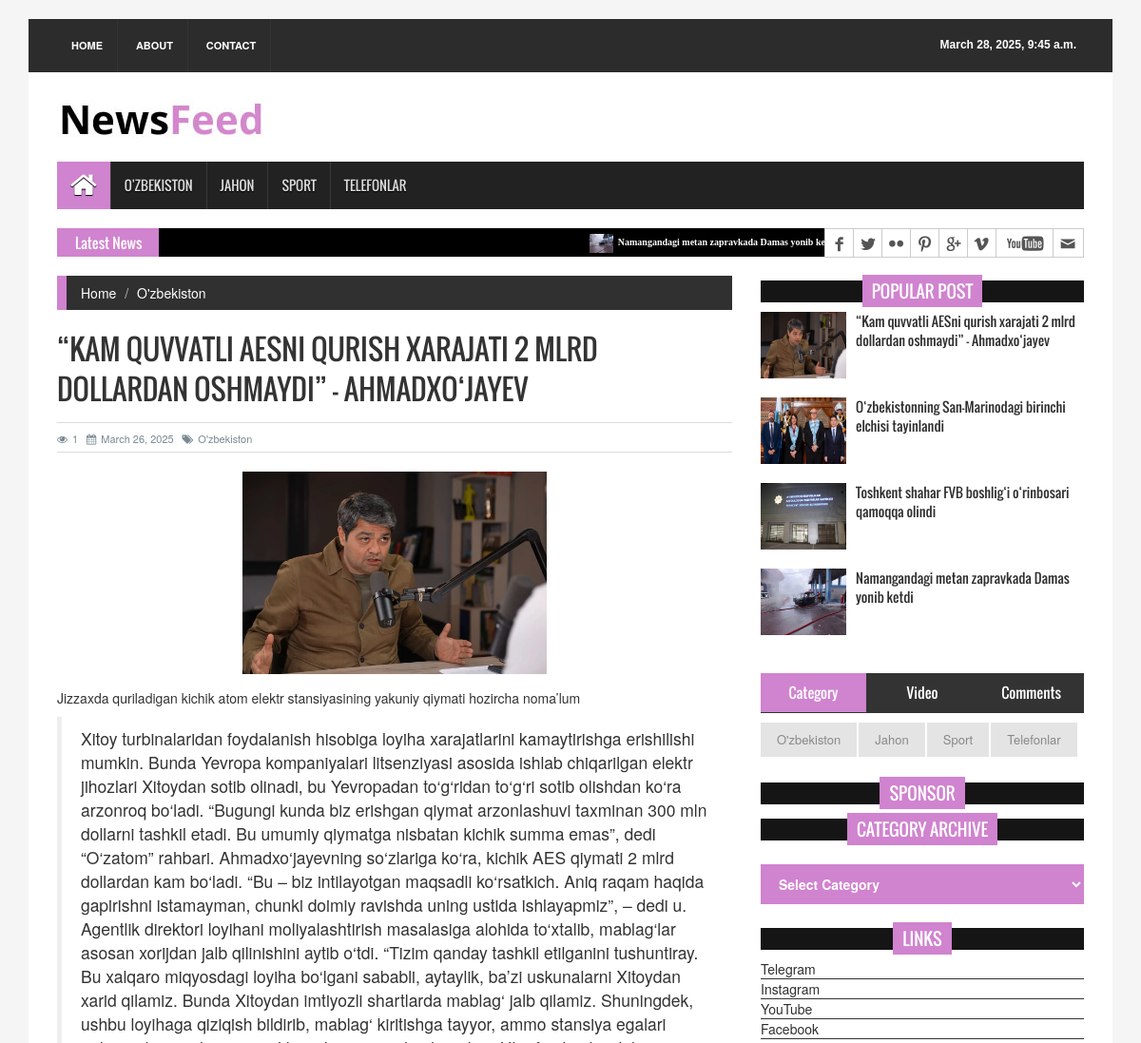
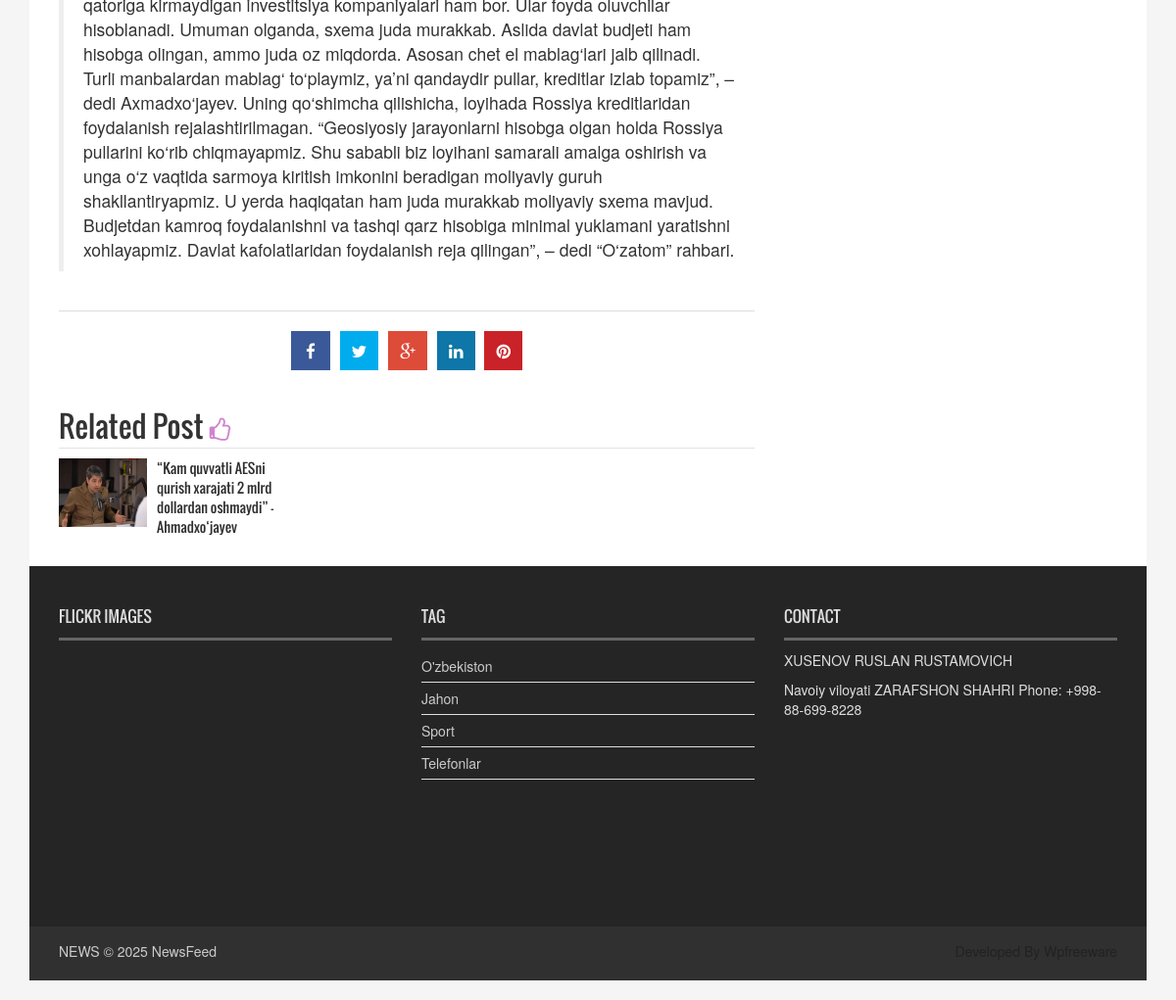
The page /detail/2/ on the database its author committed (2 pictures, top to bottom).
### news24/models.py (models this page shows, shortened)
class Category(models.Model):
    name = models.CharField(max_length=100)
    is_active = models.BooleanField()
    def __str__(self):
        return self.name

class News(models.Model):
    title = models.CharField(max_length=200)
    short_desc = models.CharField(max_length=200)
    description = models.TextField()
    date = models.DateTimeField(auto_now_add=True)
    views = models.PositiveIntegerField()
    image = models.ImageField(upload_to='media/')
    category = models.ForeignKey(Category, on_delete=models.CASCADE)

### news24/views.py (the view)
# urls.py: path('detail/<int:pk>/', detail, name='detail'),
def detail(request, pk):
    new = News.objects.get(pk=pk)
    news = News.objects.filter(category__name=new.category).order_by('-date')
    popular_news = News.objects.filter(category__name=new.category).order_by('-views')
    sponsor = Sponsor.objects.all()
    new.views += 1
    new.save()
    context = {
        'ctg': get_category(),
        'new': new,
        'news': news,
        'popular_news': popular_news[:4],
        'date': get_date(),
        'sponsor': sponsor,
    }
    return render(request, 'single_page.html', context)

### news24/views.py (called while the page is built)
def get_date():
    return datetime.datetime.today()

def get_category():
    return Category.objects.all()

### templates/single_page.html (shortened to what this page needs)
<!DOCTYPE html>
<html>
{% load static %}
<head>
<link rel="stylesheet" type="text/css" href="{% static 'assets/css/bootstrap.min.css' %}">
<link rel="stylesheet" type="text/css" href="{% static 'assets/css/font-awesome.min.css' %}">
<link rel="stylesheet" type="text/css" href="{% static 'assets/css/animate.css' %}">
<link rel="stylesheet" type="text/css" href="{% static 'assets/css/font.css' %}">
<link rel="stylesheet" type="text/css" href="{% static 'assets/css/li-scroller.css' %}">
<link rel="stylesheet" type="text/css" href="{% static 'assets/css/slick.css' %}">
<link rel="stylesheet" type="text/css" href="{% static 'assets/css/jquery.fancybox.css' %}">
<link rel="stylesheet" type="text/css" href="{% static 'assets/css/theme.css' %}">
<link rel="stylesheet" type="text/css" href="{% static 'assets/css/style.css' %}">
</head>
<body>
<div class="container">
  <header id="header">
    <div class="row">
      <div class="col-lg-12 col-md-12 col-sm-12">
        <div class="header_top">
          <div class="header_top_left">
            <ul class="top_nav">
              <li><a href="{% url 'index' %}">Home</a></li>
              <li><a href="{% url 'about' %}">About</a></li>
              <li><a href="{% url 'contact' %}">Contact</a></li>
            </ul>
          </div>
          <div class="header_top_right">
            <p>{{ date }}</p>
          </div>
        </div>
      </div>
      <div class="col-lg-12 col-md-12 col-sm-12">
        <div class="header_bottom">
          <div class="logo_area"><a href="{% url 'index' %}" class="logo"><img src="{% static 'images/logo.jpg' %}" alt=""></a></div>
        </div>
      </div>
    </div>
  </header>
  <section id="navArea">
    <nav class="navbar navbar-inverse" role="navigation">
      <div id="navbar" class="navbar-collapse collapse">
        <ul class="nav navbar-nav main_nav">
          <li class="active"><a href="{% url 'index' %}"><span class="fa fa-home desktop-home"></span><span class="mobile-show">Home</span></a></li>
          {% for ct in ctg %}
            {% if ct.is_active %}
              <li><a href="{% url 'ctg' ct.pk %}">{{ ct.name }}</a></li>
            {% endif %}
          {% endfor %}
        </ul>
      </div>
    </nav>
  </section>
  <section id="newsSection">
    <div class="row">
      <div class="col-lg-12 col-md-12">
        <div class="latest_newsarea"> <span>Latest News</span>
          <ul id="ticker01" class="news_sticker">
            {% for new in news %}
            {% if forloop.counter < 4 %}
              <li><a href="{% url 'detail' new.pk %}"><img src="{{ new.image.url }}" alt="">{{ new.title }}</a></li>
            {% endif %}
            {% endfor %}
          </ul>
          <div class="social_area">
            <ul class="social_nav">
                <li class="facebook"><a href="https://www.facebook.com" target="_blank"></a></li>
                <li class="twitter"><a href="https://www.twitter.com" target="_blank"></a></li>
                <li class="flickr"><a href="https://www.flickr.com" target="_blank"></a></li>
                <li class="pinterest"><a href="https://www.pinterest.com" target="_blank"></a></li>
                <li class="googleplus"><a href="https://plus.google.com" target="_blank"></a></li>
                <li class="vimeo"><a href="https://www.vimeo.com" target="_blank"></a></li>
                <li class="youtube"><a href="https://www.youtube.com" target="_blank"></a></li>
                <li class="mail"><a href="mailto:example@example.com"></a></li>
            </ul>
          </div>
        </div>
      </div>
    </div>
  </section>
  <section id="contentSection">
    <div class="row">
      <div class="col-lg-8 col-md-8 col-sm-8">
        <div class="left_content">
          <div class="single_page">
            <ol class="breadcrumb">
              <li><a href="{% url 'index' %}">Home</a></li>
              <li><a href="{% url 'ctg' new.category_id %">{{ new.category }}</a></li>
            </ol>
            <h1>{{ new.title }}</h1>
            <div class="post_commentbox"> <a href="#"><i class="fa fa-eye"></i>{{ new.views }}</a> <span><i class="fa fa-calendar"></i>{{ new.date.date }}</span> <a href="{% url 'ctg' new.category_id %}"><i class="fa fa-tags"></i>{{ new.category }}</a> </div>
            <div class="single_page_content"> <img class="img-center" src="{{ new.image.url }}" alt="">
              <p>{{ new.short_desc }}</p>
              <blockquote> {{ new.description }} </blockquote>
            </div>
            <div class="social_link">
              <ul class="sociallink_nav">
                  <li><a href="https://www.facebook.com/" target="_blank"><i class="fa fa-facebook"></i></a></li>
                  <li><a href="https://twitter.com/" target="_blank"><i class="fa fa-twitter"></i></a></li>
                  <li><a href="https://plus.google.com/" target="_blank"><i class="fa fa-google-plus"></i></a></li>
                  <li><a href="https://www.linkedin.com/" target="_blank"><i class="fa fa-linkedin"></i></a></li>
                  <li><a href="https://www.pinterest.com/" target="_blank"><i class="fa fa-pinterest"></i></a></li>
              </ul>
            </div>
            <div class="related_post">
              <h2>Related Post <i class="fa fa-thumbs-o-up"></i></h2>
              <ul class="spost_nav wow fadeInDown animated">
                <li>
                  {% for new in news|slice:"4:7" %}
                  <div class="media"> <a class="media-left" href="{% url 'detail' new.pk %}"> <img src="{{ new.image.url }}" alt=""> </a>
                    <div class="media-body"> <a class="catg_title" href="{% url 'detail' new.pk %}"> {{ new.title }}</a> </div>
                  </div>
                  {% endfor %}
                </li>
              </ul>
            </div>
          </div>
        </div>
      </div>
      <div class="col-lg-4 col-md-4 col-sm-4">
        <aside class="right_content">
          <div class="single_sidebar">
            <h2><span>Popular Post</span></h2>
            <ul class="spost_nav">
              {% for new in popular_news|slice:"0:4" %}
              <li>
                <div class="media wow fadeInDown"> <a href="{% url 'detail' new.pk %}" class="media-left"> <img alt="" src="{{ new.image.url }}"> </a>
                  <div class="media-body"> <a href="{% url 'detail' new.pk %}" class="catg_title">{{ new.title }}</a> </div>
                </div>
              </li>
              {% endfor %}
            </ul>
          </div>
          <div class="single_sidebar">
            <ul class="nav nav-tabs" role="tablist">
              <li role="presentation" class="active"><a href="#category" aria-controls="home" role="tab" data-toggle="tab">Category</a></li>
              <li role="presentation"><a href="#video" aria-controls="profile" role="tab" data-toggle="tab">Video</a></li>
              <li role="presentation"><a href="#comments" aria-controls="messages" role="tab" data-toggle="tab">Comments</a></li>
            </ul>
            <div class="tab-content">
              <div role="tabpanel" class="tab-pane active" id="category">
                <ul>
          {% for ct in ctg %}
          {% if ct.is_active %}
            <li class="cat-item"><a href="{% url 'ctg' ct.pk %}">{{ ct.name }}</a></li>
          {% endif %}
          {% endfor %}
                </ul>
              </div>
            </div>
          </div>
          <div class="single_sidebar wow fadeInDown">
            <h2><span>Sponsor</span></h2>
          <div class="single_sidebar wow fadeInDown">
            <h2><span>Category Archive</span></h2>
                <select class="catgArchive" id="categorySelect">
                    <option value="0">Select Category</option>
                </select>
          </div>
          <div class="single_sidebar wow fadeInDown">
            <h2><span>Links</span></h2>
            <ul>
              <li><a href="https://t.me/">Telegram</a></li>
              <li><a href="https://www.instagram.com/">Instagram</a></li>
              <li><a href="https://www.youtube.com">YouTube</a></li>
              <li><a href="https://www.facebook.com">Facebook</a></li>
            </ul>
          </div>
        </aside>
      </div>
    </div>
  </section>
  <footer id="footer">
    <div class="footer_top">
      <div class="row">
        <div class="col-lg-4 col-md-4 col-sm-4">
          <div class="footer_widget wow fadeInLeftBig">
            <h2>Flickr Images</h2>
          </div>
        </div>
        <div class="col-lg-4 col-md-4 col-sm-4">
          <div class="footer_widget wow fadeInDown">
            <h2>Tag</h2>
            <ul class="tag_nav">
          {% for ct in ctg %}
          {% if ct.is_active %}
            <li><a href="{% url 'ctg' ct.pk %}">{{ ct.name }}</a></li>
          {% endif %}
          {% endfor %}
            </ul>
          </div>
        </div>
        <div class="col-lg-4 col-md-4 col-sm-4">
          <div class="footer_widget wow fadeInRightBig">
            <h2>Contact</h2>
            <p>XUSENOV RUSLAN RUSTAMOVICH</p>
            <address>
            Navoiy viloyati ZARAFSHON SHAHRI Phone: +998-88-699-8228
            </address>
          </div>
        </div>
      </div>
    </div>
    <div class="footer_bottom">
      <p class="copyright">NEWS &copy; 2025 <a href="#">NewsFeed</a></p>
      <p class="developer">Developed By Wpfreeware</p>
    </div>
  </footer>
</div>
</body>
</html>

### static/assets/css/li-scroller.css (style rules this page uses)
ul.newsticker { position:relative; left:750px; font:bold 10px Verdana; list-style-type:none; margin:0; padding:0 }
ul.newsticker li { float:left; margin:0; padding:0 }
ul.newsticker a { white-space:nowrap; padding:0; color:#fff; margin:0 50px 0 0 }
ul.newsticker a > img { height:20px; margin-right:5px; width:25px }

### static/assets/css/theme.css (style rules this page uses)
.navbar-inverse .navbar-nav > .active > a, .navbar-inverse .navbar-nav > .active > a:hover, .navbar-inverse .navbar-nav > .active > a:focus { background-color:#d083cf }
.latest_newsarea span { background:none repeat scroll 0 0 #d083cf }
.single_sidebar > h2 span { background:none repeat scroll 0 0 #d083cf }
.nav-tabs > li.active > a, .nav-tabs > li.active > a:hover, .nav-tabs > li.active > a:focus { background-color:#d083cf }
.breadcrumb { border-left:10px solid #d083cf }
.catgArchive { background-color:#d083cf }
.related_post > h2 i { color:#d083cf }

### rows shown on the page
Category: name "O'ZBEKISTON", name "O'zbekiston"
Category: name "JAHON", name "Jahon"
Category: name "SPORT", name "Sport"
Category: name "TELEFONLAR", name "Telefonlar"
News: image (picture), title "Namangandagi metan zapravkada Damas yonib ketdi"
News: category "O'zbekiston", title "“KAM QUVVATLI AESNI QURISH XARAJATI 2 MLRD DOLLARDAN OSHMAYDI” - AHMADXO‘JAYEV", views "1", date "March 26, 2025", image (picture), short_desc "Jizzaxda quriladigan kichik atom elektr stansiyasining yakuniy qiymati hozircha noma’lum", description "Xitoy turbinalaridan foydalanish hisobiga loyiha xarajatlarini kamaytirishga erishilishi mumkin. Bunda Yevropa kompaniyalari litsenziyasi asosida ishlab chiqarilgan elektr jihozlari Xitoydan sotib olinadi, bu Yevropadan to‘g‘ridan to‘g‘ri sotib olishdan ko‘ra arzonroq bo‘ladi. “Bugungi kunda biz erishgan qiymat arzonlashuvi taxminan 300 mln dollarni tashkil etadi. Bu umumiy qiymatga nisbatan kichik summa emas”, dedi “O‘zatom” rahbari. Ahmadxo‘jayevning so‘zlariga ko‘ra, kichik AES qiymati 2 mlrd dollardan kam bo‘ladi. “Bu – biz intilayotgan maqsadli ko‘rsatkich. Aniq raqam haqida gapirishni istamayman, chunki doimiy ravishda uning ustida ishlayapmiz”, – dedi u. Agentlik direktori loyihani…", title "“Kam quvvatli AESni qurish xarajati 2 mlrd dollardan oshmaydi” - Ahmadxo‘jayev"
News: image (picture), title "O‘zbekistonning San-Marinodagi birinchi elchisi tayinlandi"
News: image (picture), title "Toshkent shahar FVB boshlig‘i o‘rinbosari qamoqqa olindi"
News: image (picture), title "Namangandagi metan zapravkada Damas yonib ketdi"

### other values the page prints
{{ date }} "March 28, 2025, 9:45 a.m."
